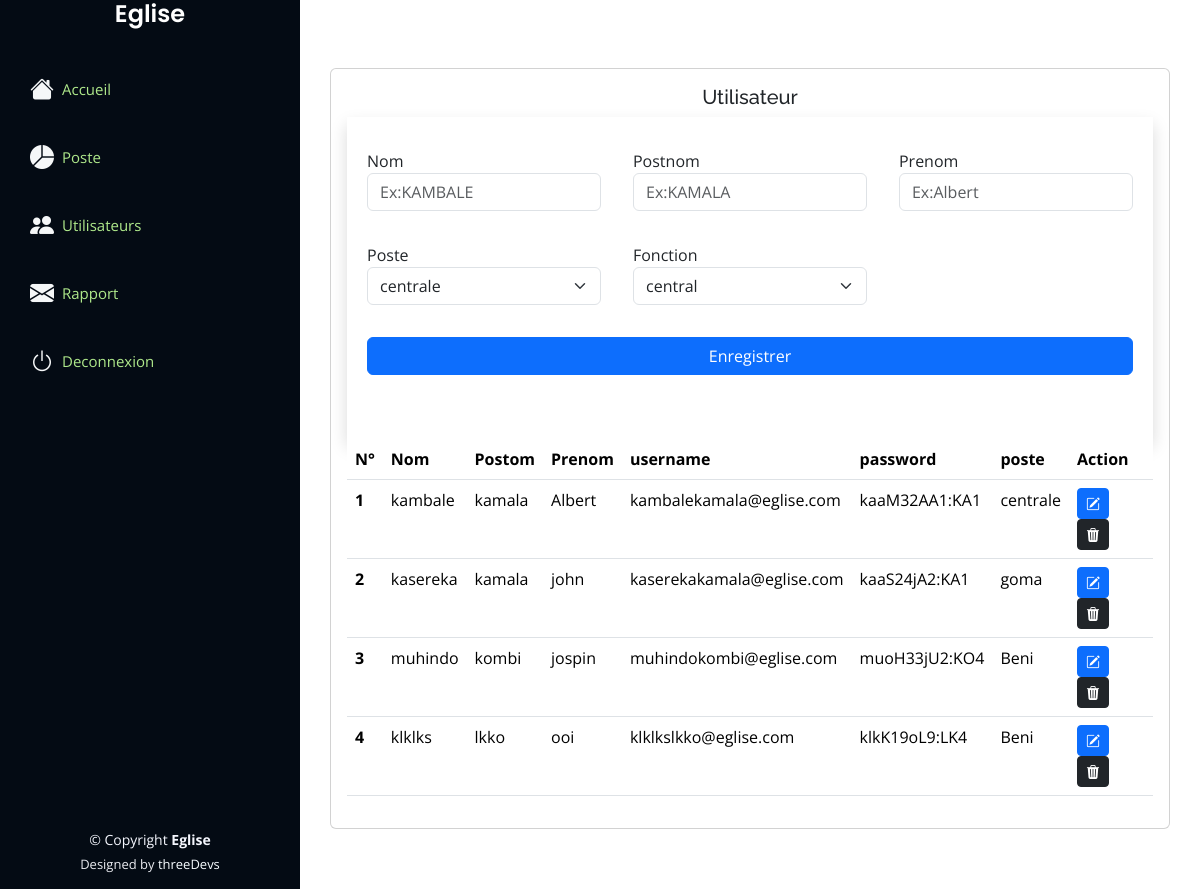
/views/utilisateur.php?new (signed in), run on the app's committed database.
### tables this page shows
CREATE TABLE `utilisateur` (
  `id` int(11) NOT NULL,
  `nom` text NOT NULL,
  `postnom` text NOT NULL,
  `prenom` text NOT NULL,
  `username` text NOT NULL,
  `fonction` text NOT NULL,
  `poste` int(11) NOT NULL,
  `motdepasse` text NOT NULL,
  `supprimer` int(11) NOT NULL
);

CREATE TABLE `poste` (
  `id` int(11) NOT NULL,
  `nom` text NOT NULL,
  `supprimer` int(11) NOT NULL
);

### views/utilisateur.php (the view, shortened to what this page needs)
<?php
include_once('../connexion/connexion.php');
if(isset($_GET['idmod']))
{
    $id=$_GET['idmod'];
    $action="../models/update/up-utilisateur.php?idmod=$id";
    $bouton="Modifier";
    $req=$connexion->prepare("SELECT * from utilisateur where id=?  and supprimer=0");
    $req->execute(array($id));
    $modData=$req->fetch();
}
else{
    $action="../models/add/add-utilisateur.php";
    $bouton="Enregistrer";
}
?>
<!DOCTYPE html>
<html lang="en">
<head>
    <?php
    include_once('../include/link.php');
    ?>
<?php
include_once('../include/menu.php');
?>
</head>
<body>
  <main id="main" class="main">
        <div class="container">
          <section class="section" id="entrees" >
              <div class="row">
                  <div class="col-lg-12">
                      <div class="card">
                          <div class="card-body">
                              <h5 class="card-title text-center ">Utilisateur</h5>
                              <?php if(isset($_GET['new'])){ ?>
                                <div>
                                  <form  class="shadow p-3"action="<?=$action?>" method="POST" enctype="multipart/form-data">
                                    <div class="row">
                                        <div class="col-xl-4 col-lg-4 col-md-4  col-sm-4 p-3">
                                            <label for="">Nom</span></label>
                                            <input autocomplete="off" required type="text" class="form-control" placeholder="Ex:KAMBALE"  name="nom" <?php if(isset($_GET['idmod'])){ ?> value="<?=$modData['nom']?>" <?php } ?>>
                                        </div>
                                        <div class="col-xl-4 col-lg-4 col-md-4  col-sm-4 p-3">
                                            <label for="">Postnom</span></label>
                                            <input autocomplete="off" required type="text" class="form-control" placeholder="Ex:KAMALA"  name="postnom" <?php if(isset($_GET['idmod'])){ ?> value="<?=$modData['postnom']?>" <?php } ?>>
                                        </div>
                                        <div class="col-xl-4 col-lg-4 col-md-4  col-sm-4 p-3">
                                            <label for="">Prenom</span></label>
                                            <input autocomplete="off" required type="text" class="form-control" placeholder="Ex:Albert"  name="prenom" <?php if(isset($_GET['idmod'])){ ?> value="<?=$modData['prenom']?>" <?php } ?>>
                                        </div>
                                        <div class="col-xl-4 col-lg-4 col-md-4  col-sm-4 p-3">
                                            <label for="">Poste</span></label>
                                            <select name="poste" id="poste" class="form-select">
                                                <?php
                                                $req=$connexion->prepare("SELECT * FROM poste where supprimer=0");
                                                $req->execute();
                                                while($selPoste=$req->fetch())
                                                {
                                                    if(isset($_GET['idmod'])){
                                                    ?>
                                                         <option <?php if($modData['poste']==$selPoste['id']){ ?>selected value="<?php echo $selPoste['id']?>"><?php echo $selPoste['nom']?><?php } else{ ?>value="<?php echo $selPoste['id']?>"><?php echo $selPoste['nom']?><?php }?></option>
                                                    <?php
                                                    }else{
                                                    ?>
                                                    <option value="<?php echo $selPoste['id']?>"><?php echo $selPoste['nom']?></option>
                                                    <?php
                                                    } }
                                                    ?>
                                            </select>
                                        </div>
                                        <div class="col-xl-4 col-lg-4 col-md-4  col-sm-4 p-3">
                                            <label for="">Fonction</span></label>
                                            <select name="fonction" id="fonction" class="form-select">
                                               <option value="1">central</option>
                                            </select>
                                        </div>
                                    <div class="col-xl-12 col-lg-12 col-md-12 mt-10 col-sm-12 p-3 aling-center">
                                        <input type="submit" class="btn btn-primary w-100" name="valider" value="<?=$bouton?>">
                                    </div>
                                    <div class="col-xl-12 col-lg-12 col-md-12 mt-10 col-sm-12 p-3 aling-center">
                                    </div>
                                    </div>
                                  </form>
                                  </div>
                              <?php }else{ ?>
                                  <a href="utilisateur.php?new" class=" btn btn-outline-primary bi bi-plus">Ajouter</a>
                              <?php }?>
                              <div class="table-responsive">
                                <table class="table datatable">
                                    <thead>
                                        <tr>
                                            <th scope="col">N°</th>
                                            <th scope="col">Nom</th>
                                            <th scope="col">Postom</th>
                                            <th scope="col">Prenom</th>
                                            <th scope="col">username</th>
                                            <th scope="col">password</th>
                                            <th scope="col">poste</th>
                                            <th scope="col">Action</th>
                                        </tr>
                                    </thead>
                                    <tbody>
                                        <?php
                                        $req=$connexion->prepare("SELECT utilisateur.*,poste.nom as nomposte from utilisateur,poste where utilisateur.poste=poste.id;");
                                        $req->execute();
                                        $numero=0;
                                        while($data=$req->fetch())
                                        {
                                            $numero++;
                                        ?>
                                       <tr>
                                            <th scope="row"><?php echo $numero; ?></th>
                                            <td><?php echo $data['nom'] ?></td>
                                            <td><?php echo $data['postnom'] ?></td>
                                            <td><?php echo $data['prenom'] ?></td>
                                            <td><?php echo $data['username']?></td>
                                            <td><?php echo $data['motdepasse']?></td>
                                            <td><?php echo $data['nomposte']?></td>
                                            <td>
                                                <a href="utilisateur.php?new&idmod=<?=$data['id']?>" class="btn btn-primary btn-sm "><i
                                                        class="bi bi-pencil-square"></i></a>
                                                <a onclick=" return confirm('Voulez-vous vraiment supprimer ?')"
                                                    href="../models/del/del-utilisateur.php?iddel=<?=$data['id'] ?>"
                                                    class="btn btn-dark btn-sm "><i class="bi bi-trash3-fill"></i></a>
                                           </td>
                                       </tr>
                                        <?php } ?>
                                    </tbody>
                                </table>
                              </div>
                          </div>
                      </div>
                  </div>
              </div>
          </section>
        </div>
    </main>
  <footer id="footer">
  <?php
    include_once('../include/footer.php');
    ?>
  </footer>
</body>
</html>

### assets/assets/css/style.css (style rules this page uses)
body { font-family: "Open Sans", sans-serif; color: #feffff; }
a { color: #f7fcff; text-decoration: none; }
h1, h2, h3, h4, h5, h6 { font-family: "Raleway", sans-serif; }
#main { margin-left: 300px; }
.container, .container-fluid { padding-left: 30px; padding-right: 30px; }
section { padding: 60px 0; overflow: hidden; }
#footer { padding: 15px; color: #f4f6fd; font-size: 14px; position: fixed; left: 0; bottom: 0; width: 300px; z-index: 9999; background: #040b14; }

### data on the page
utilisateur: nom "kambale", postnom "kamala", prenom "Albert", username "kambalekamala@eglise.com", motdepasse "kaaM32AA1:KA1", poste.nom "centrale"
utilisateur: nom "kasereka", postnom "kamala", prenom "john", username "kaserekakamala@eglise.com", motdepasse "kaaS24jA2:KA1", poste.nom "goma"
utilisateur: nom "muhindo", postnom "kombi", prenom "jospin", username "muhindokombi@eglise.com", motdepasse "muoH33jU2:KO4", poste.nom "Beni"
utilisateur: nom "klklks", postnom "lkko", prenom "ooi", username "klklkslkko@eglise.com", motdepasse "klkK19oL9:LK4", poste.nom "Beni"

### other printed values
form field poste "centrale"
